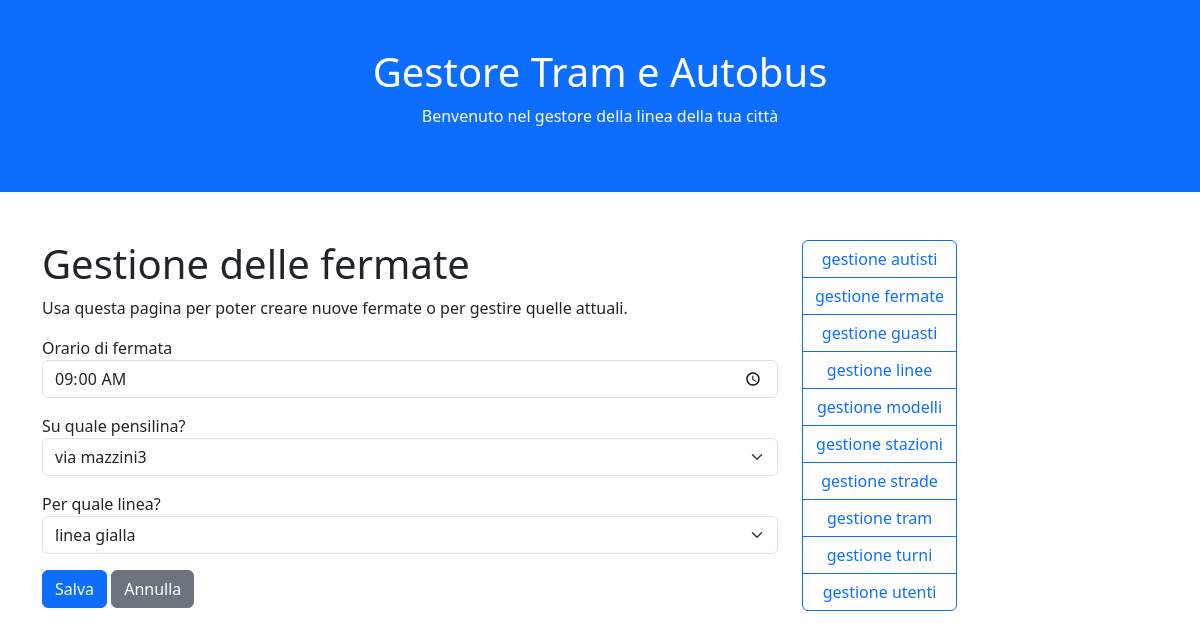
The page /Tram/fermate.php?azione=modifica&id=13 on the database its author committed.
### tables this page shows
CREATE TABLE fermate (
    idfermata integer primary key autoincrement,
    idlinea integer,
    idpensilina integer,
    orario time
);

CREATE TABLE pensiline (
    idpensilina integer primary key autoincrement,
    idstrada integer,
    pensilina text
);

CREATE TABLE linee (
    idlinea integer primary key autoincrement,
    linea text
);

### Tram/funzioni.php (the view, shortened to what this page needs)
<?php
	function EseguiDB($sql, $salva = false){
		$dbcon = new SQLite3(NOMEDB);
			$dati = $dbcon->query($sql);
		return $dati;
	}
	function ApriForm($azione = null, $metodo = "post"){
		if($azione == null){
			echo "<form method='".$metodo."'>";
		} else {
			echo "<form action='".$azione."' method='".$metodo."'>";
		}
	}
	function ChiudiForm($salva = "Salva", $annulla = "Annulla"){
		echo "
			<button class='btn btn-primary'>".$salva."</button>
			<button type='reset' class='btn btn-secondary'>".$annulla."</button>
			</form>";
	}
	function ScriviCampo($id, $label, $valore = "", $tipo = "text", $classe = "form-control"){
		switch($tipo){
			default:
				echo "<p class='form-group'>
							<label for='".$id."'>".$label."</label>
							<input value='".$valore."' type='".$tipo."' id='".$id."' name='".$id."' class='".$classe."' />
						</p>";
			break;
		}
	}
	function ScriviTendina($id, $label, $chiave, $descrizione, $tabella, $valore = 0){
		$dati = EseguiDB("SELECT ".$chiave.", ".$descrizione."
							FROM ".$tabella."
							ORDER BY ".$descrizione.";");
		$opzioni = [];
		while($riga = $dati->fetchArray()){
			if($riga[$chiave] == $valore){
				$opzioni[] = "<option selected value=".$riga[$chiave].">
								".$riga[$descrizione]."
								</option>";
			} else {
				$opzioni[] = "<option value=".$riga[$chiave].">
								".$riga[$descrizione]."
								</option>";
			}
		}
		$opzioni = implode("", $opzioni);
		echo "<p class='form-group'>
					<label for='".$id."'>".$label."</label>
					<select class='form-select' id='".$id."' name='".$id."'>
						".$opzioni."
					</select>
				</p>";
	}

### rows shown on the page
fermate: orario "09:00"
pensiline: idpensilina "via mazzini3"
linee: idlinea "linea gialla"

### other values the page prints
$label "Orario di fermata"
$label "Su quale pensilina? Per quale linea?"
$salva "Salva"
$annulla "Annulla"
$pezzi[0] "autisti"
$pezzi[0] "fermate"
$pezzi[0] "guasti"
$pezzi[0] "linee"
$pezzi[0] "modelli"
$pezzi[0] "stazioni"
$pezzi[0] "strade"
$pezzi[0] "tram"
$pezzi[0] "turni"
$pezzi[0] "utenti"
